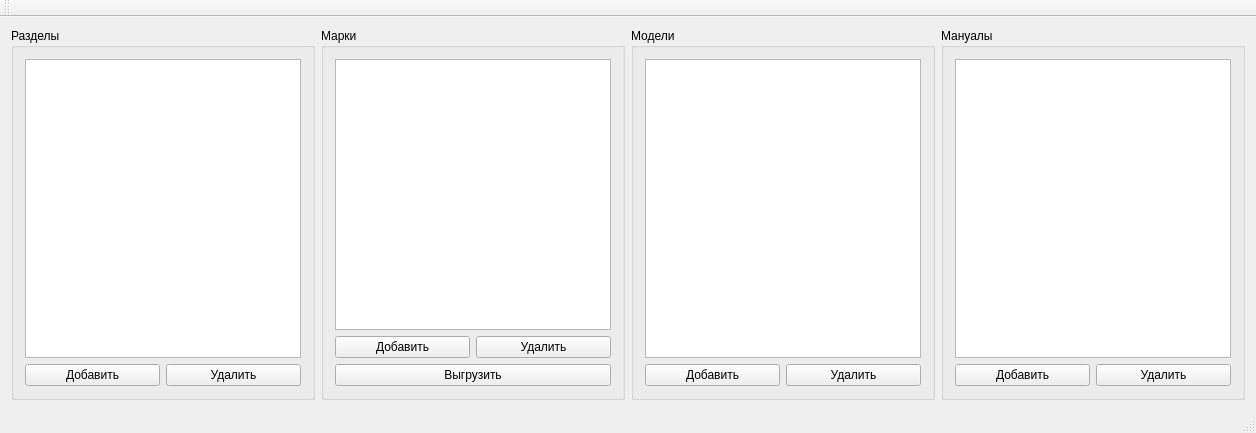
<?xml version="1.0" encoding="UTF-8"?>
<ui version="4.0">
 <class>MainWindow</class>
 <widget class="QMainWindow" name="MainWindow">
  <property name="geometry">
   <rect>
    <x>0</x>
    <y>0</y>
    <width>1256</width>
    <height>433</height>
   </rect>
  </property>
  <property name="windowTitle">
   <string>MainWindow</string>
  </property>
  <widget class="QWidget" name="centralWidget">
   <layout class="QHBoxLayout" name="horizontalLayout">
    <item>
     <widget class="QGroupBox" name="groupBox">
      <property name="title">
       <string>Разделы</string>
      </property>
      <layout class="QGridLayout" name="gridLayout_4">
       <item row="0" column="0" colspan="2">
        <widget class="QListView" name="SectionsListView"/>
       </item>
       <item row="1" column="0">
        <widget class="QPushButton" name="sectionAdd">
         <property name="text">
          <string>Добавить</string>
         </property>
        </widget>
       </item>
       <item row="1" column="1">
        <widget class="QPushButton" name="sectionDel">
         <property name="text">
          <string>Удалить</string>
         </property>
        </widget>
       </item>
      </layout>
     </widget>
    </item>
    <item>
     <widget class="QGroupBox" name="groupBox_2">
      <property name="title">
       <string>Марки</string>
      </property>
      <layout class="QGridLayout" name="gridLayout">
       <item row="1" column="1">
        <widget class="QPushButton" name="markDel">
         <property name="text">
          <string>Удалить</string>
         </property>
        </widget>
       </item>
       <item row="0" column="0" colspan="2">
        <widget class="QListView" name="MarksListView"/>
       </item>
       <item row="1" column="0">
        <widget class="QPushButton" name="markAdd">
         <property name="text">
          <string>Добавить</string>
         </property>
        </widget>
       </item>
       <item row="2" column="0" colspan="2">
        <widget class="QPushButton" name="pushButton">
         <property name="text">
          <string>Выгрузить</string>
         </property>
        </widget>
       </item>
      </layout>
     </widget>
    </item>
    <item>
     <widget class="QGroupBox" name="groupBox_3">
      <property name="title">
       <string>Модели</string>
      </property>
      <layout class="QGridLayout" name="gridLayout_2">
       <item row="0" column="0" colspan="2">
        <widget class="QListView" name="ModelsListView"/>
       </item>
       <item row="1" column="0">
        <widget class="QPushButton" name="ModelAdd">
         <property name="text">
          <string>Добавить</string>
         </property>
        </widget>
       </item>
       <item row="1" column="1">
        <widget class="QPushButton" name="modelDel">
         <property name="text">
          <string>Удалить</string>
         </property>
        </widget>
       </item>
      </layout>
     </widget>
    </item>
    <item>
     <widget class="QGroupBox" name="groupBox_4">
      <property name="title">
       <string>Мануалы</string>
      </property>
      <layout class="QGridLayout" name="gridLayout_3">
       <item row="0" column="0" colspan="2">
        <widget class="QListView" name="ManualsListView">
         <property name="isWrapping" stdset="0">
          <bool>true</bool>
         </property>
         <property name="resizeMode">
          <enum>QListView::Adjust</enum>
         </property>
         <property name="wordWrap">
          <bool>true</bool>
         </property>
         <property name="selectionRectVisible">
          <bool>true</bool>
         </property>
        </widget>
       </item>
       <item row="2" column="0">
        <widget class="QPushButton" name="manAdd">
         <property name="text">
          <string>Добавить</string>
         </property>
        </widget>
       </item>
       <item row="2" column="1">
        <widget class="QPushButton" name="manDel">
         <property name="text">
          <string>Удалить</string>
         </property>
        </widget>
       </item>
      </layout>
     </widget>
    </item>
   </layout>
  </widget>
  <widget class="QMenuBar" name="menuBar">
   <property name="geometry">
    <rect>
     <x>0</x>
     <y>0</y>
     <width>1256</width>
     <height>21</height>
    </rect>
   </property>
  </widget>
  <widget class="QToolBar" name="mainToolBar">
   <attribute name="toolBarArea">
    <enum>TopToolBarArea</enum>
   </attribute>
   <attribute name="toolBarBreak">
    <bool>false</bool>
   </attribute>
  </widget>
  <widget class="QStatusBar" name="statusBar"/>
  <action name="action_Settings">
   <property name="text">
    <string>Настройки</string>
   </property>
  </action>
  <action name="action_Template">
   <property name="text">
    <string>Шаблоны</string>
   </property>
  </action>
  <action name="action_Make">
   <property name="text">
    <string>Вызрузка</string>
   </property>
  </action>
 </widget>
 <layoutdefault spacing="6" margin="11"/>
 <resources/>
 <connections/>
</ui>
